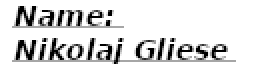
#> input picture img/CV/name.png, 128 x 32 px, found by its file name (shown 2 times larger)
$ python convert_image.py
#> lines starting #> are read from the running program, lines starting #| are printed output that depends on the picture; after the words box and inside, x2 and y2 are one past the last pixel; in counts of white or black regions, pixels touching at a corner belong together
from PIL import Image
import numpy as np
# Load the image
img_path = '/home/gliese/project/creditcard_showoff/creditcard_cv_showoff/img/CV/name.png'
img = Image.open(img_path)
#> img is the input picture: PIL image 128x32 RGBA; mean R, G, B, A 216, 216, 216, 255

# convert the image to binary (1 bit per pixel) using dithering
bw_img = img.convert('1', dither=Image.NONE)
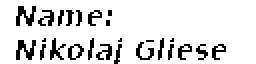
#> bw_img: PIL image 128x32 1 (shown 2 times larger); 87.2% white; black in thin lines or dots, all inside (x1, y1, x2, y2) = (8, 3, 113, 32)


# Resize the image to 128x32 pixels (if necessary)

bw_img = bw_img.resize((128, 32), Image.Resampling.LANCZOS)
bw_img.show()


# Initialize a buffer to store the bytes
byte_buffer = bytearray()

# each byte corresponds to a coulmn of 8 pixels
# so we need to iterate over the image in chunks of 8 pixels
for y in range(0,4):
    for x in range(0,128):
        byte = 0x00
        # iterate over the 8 bits in the byte
        for i in range(0,8):
            # get the pixel value (0 or 255)
            bit = bw_img.getpixel((x, y*8+i))
            # threshold to 0 or 1
            bit = 0 if bit < 128 else 1
            # reverse the value (0 is black, 1 is white)
            bit = 1 - bit
            # set the i-th bit in the byte
            byte |= bit << i
        # add the byte to the buffer
        byte_buffer.append(byte)

print("len(byte_buffer):", len(byte_buffer))
#| len(byte_buffer): 512
# format the byte buffer as a hexadecimal string
formatted_hex_str = ', '.join([f"0x{byte:02X}" for byte in byte_buffer])

# Optionally, print or save the hexadecimal buffer to a file
#print("{" + formatted_hex_str + "};")

# print the hexadecimal buffer in a nice format (16 bytes per line)
print("{")
for i in range(0, len(byte_buffer), 16):
    print(", ".join([f"0x{byte:02X}" for byte in byte_buffer[i:i+16]]) + ",")
#> this loop made 32 passes
#> i on passes 2 to 13: 16, 32, 48, 64, 80, 96, 112, 128, 144, 160, 176, 192
#| 0x00, 0x00, 0x00, 0x00, 0x00, 0x00, 0x00, 0x00, 0x00, 0xF8, 0xF8, 0x78, 0xE0, 0x00, 0x00, 0x80,
#| 0xF8, 0x38, 0x00, 0x00, 0x00, 0x20, 0x20, 0x20, 0x20, 0xE0, 0xC0, 0x00, 0x00, 0x00, 0xE0, 0xE0,
#| 0x00, 0x20, 0xE0, 0xE0, 0x40, 0x00, 0x20, 0xE0, 0xC0, 0x00, 0x00, 0x00, 0x80, 0xC0, 0x40, 0x20,
#| 0x20, 0x60, 0xC0, 0x00, 0x00, 0x00, 0xE0, 0xE0, 0x00, 0x00, 0x00, 0x00, 0x00, 0x00, 0x00, 0x00,
#| 0x00, 0x00, 0x00, 0x00, 0x00, 0x00, 0x00, 0x00, 0x00, 0x00, 0x00, 0x00, 0x00, 0x00, 0x00, 0x00,
#| 0x00, 0x00, 0x00, 0x00, 0x00, 0x00, 0x00, 0x00, 0x00, 0x00, 0x00, 0x00, 0x00, 0x00, 0x00, 0x00,
#| 0x00, 0x00, 0x00, 0x00, 0x00, 0x00, 0x00, 0x00, 0x00, 0x00, 0x00, 0x00, 0x00, 0x00, 0x00, 0x00,
#| 0x00, 0x00, 0x00, 0x00, 0x00, 0x00, 0x00, 0x00, 0x00, 0x00, 0x00, 0x00, 0x00, 0x00, 0x00, 0x00,
#> (further printed lines are left out)


print("};")
